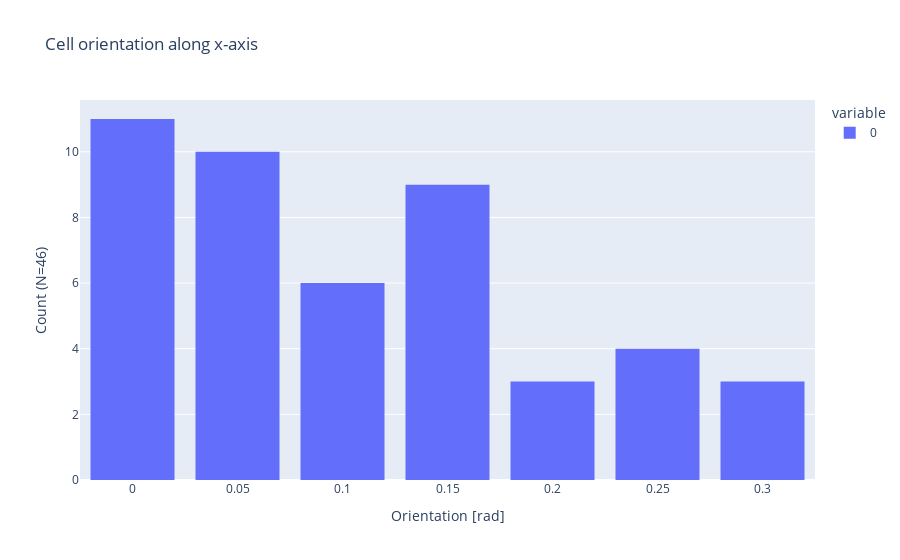

The notebook cell saved with this chart:
### Code cell
# Plot histograms of some cell properties
fig = px.histogram(angles[990], 
    title="Cell orientation along x-axis")
fig.update_layout(bargap=0.2,
    xaxis={"title":  "Orientation [rad]"},
    yaxis={"title":  "Count (N=%d)"%(len(angles[990]))})
fig.show()

### Figure 1 — Plotly figure (JSON) as saved in the notebook; plotly's stock layout.template omitted (floating-point values rounded to 4 significant figures)
{"data": [{"alignmentgroup": "True", "bingroup": "x", "hovertemplate": "variable=0<br>value=%{x}<br>count=%{y}<extra></extra>", "legendgroup": "0", "marker": {"color": "#636efa", "pattern": {"shape": ""}}, "name": "0", "offsetgroup": "0", "orientation": "v", "showlegend": true, "type": "histogram", "x": [0.08311, 0.00229, 0.02626, 0.07691, 0.03459, 0.07989, 0.03254, 0.08366, 0.01266, 0.001424, 0, 0.04454, 0.07632, 0.004071, 0.05408, 0.001953, 0.02046, 0.1227, 0.1995, 0.1544, 0.03365, 0.1546, 0.04015, 0.1618, 0.03952, 0.1563, 0.1831, 0.1372, 0.1983, 0.1417, 0.26, 0.03237, 0.2875, 0.2696, 0.269, 0.2711, 0.2888, 0.2826, 0.01198, 0, 0.1394, 0.03963, 0.1404, 0.001036, 0.1445, 0.004448], "xaxis": "x", "yaxis": "y"}], "layout": {"bargap": 0.2, "barmode": "relative", "legend": {"title": {"text": "variable"}, "tracegroupgap": 0}, "title": {"text": "Cell orientation along x-axis"}, "xaxis": {"anchor": "y", "domain": [0, 1], "title": {"text": "Orientation [rad]"}}, "yaxis": {"anchor": "x", "domain": [0, 1], "title": {"text": "Count (N=46)"}}}}
